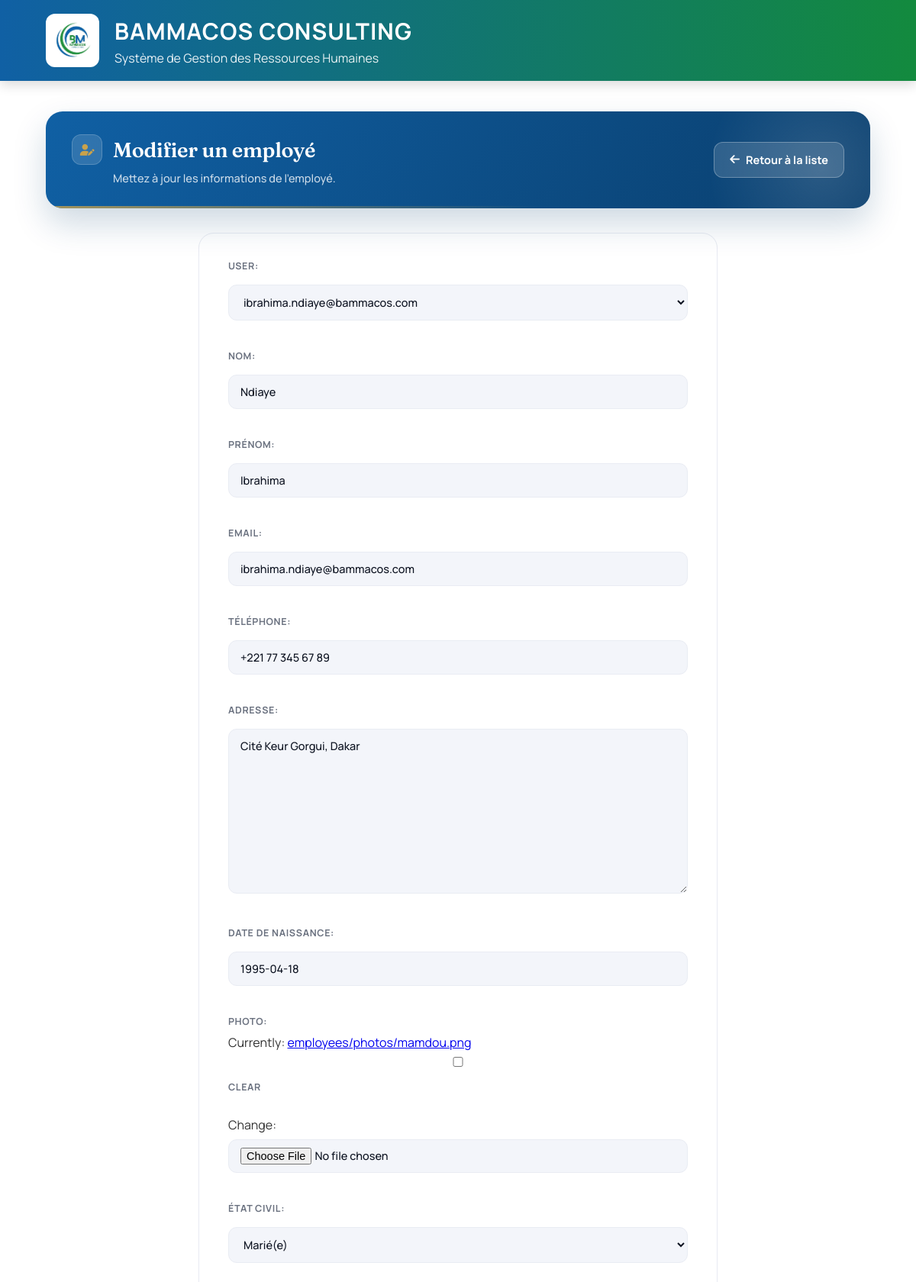
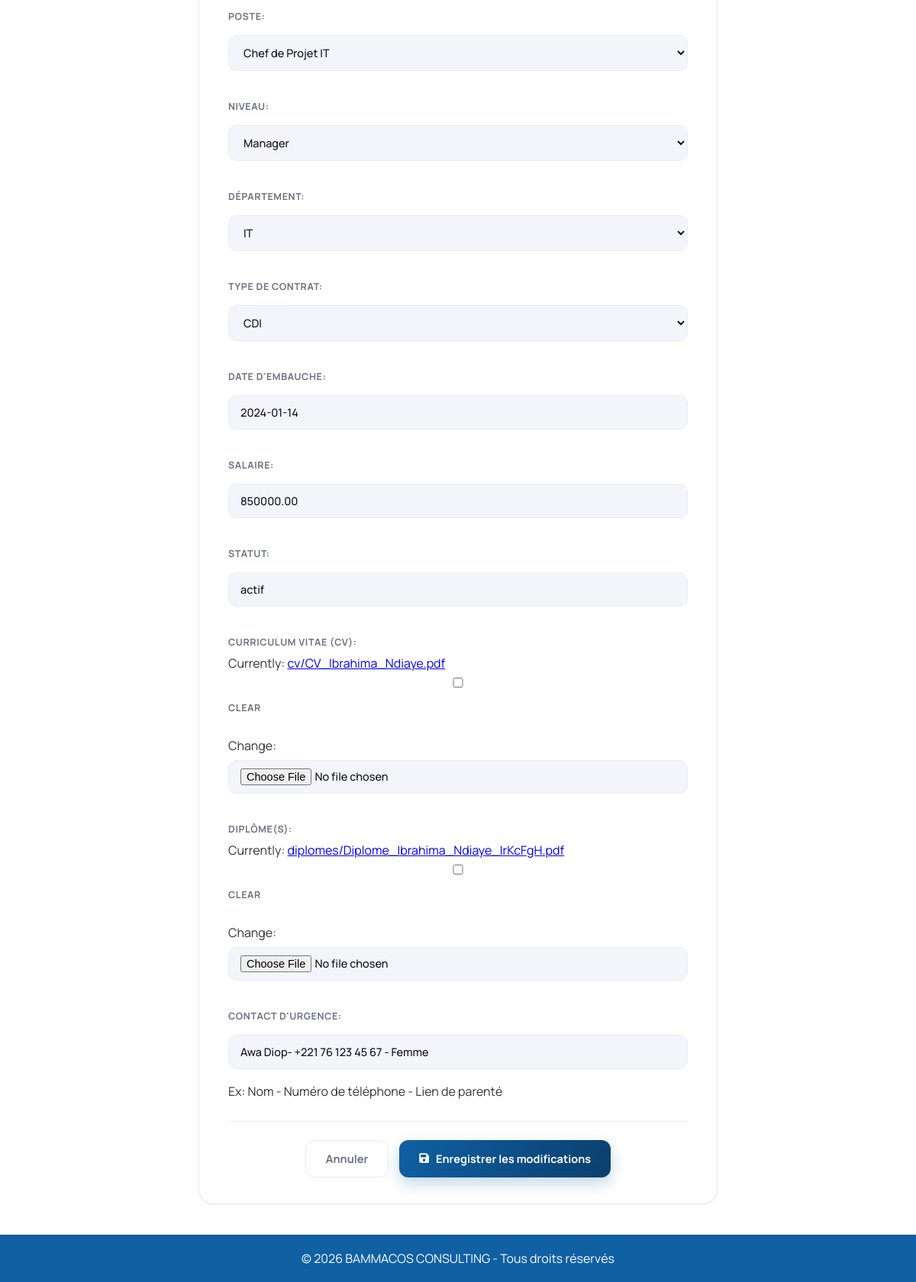
/employees/update/4/, run on the app's committed database (2 pictures, top to bottom).
### employees/models.py (models this page shows, shortened)
class Employee(models.Model):
    user = models.OneToOneField(User, on_delete=models.CASCADE)
    matricule = models.CharField("Matricule", max_length=20, unique=True, blank=True)
    nom = models.CharField("Nom", max_length=100)
    prenom = models.CharField("Prénom", max_length=100)
    email = models.EmailField("Email professionnel", unique=True)
    telephone = models.CharField("Téléphone", max_length=20)
    adresse = models.TextField("Adresse")
    date_naissance = models.DateField("Date de naissance")
    photo = models.ImageField("Photo de profil", upload_to='employees/photos/', null=True, blank=True)
    ETAT_CIVIL_CHOICES = (
    ('celibataire', 'Célibataire'),
    ('marie', 'Marié(e)'),
    ('divorce', 'Divorcé(e)'),
    ('veuf', 'Veuf/Veuve'),
)
    etat_civil = models.CharField(
    "État civil",
    max_length=20,
    choices=ETAT_CIVIL_CHOICES,
    default='celibataire'
)
    POSTE_CHOICES = (
    ("developpeur_fullstack", "Développeur Full Stack"),
    ("developpeur_backend", "Développeur Backend"),
    ("developpeur_frontend", "Développeur Frontend"),
    ("administrateur_systeme", "Administrateur Systèmes"),
    ("technicien_informatique", "Technicien Informatique"),
    ("chef_projet_it", "Chef de Projet IT"),
    ("responsable_it", "Responsable IT"),
    ("responsable_rh", "Responsable RH"),
    ("assistant_rh", "Assistant RH"),
    ("charge_recrutement", "Chargé de Recrutement"),
    ("gestionnaire_paie", "Gestionnaire de Paie"),
    ("comptable", "Comptable"),
    ("chef_comptable", "Chef Comptable"),
    ("controleur_gestion", "Contrôleur de Gestion"),
    ("directeur_financier", "Directeur Financier"),
    ("charge_marketing", "Chargé Marketing"),
    ("community_manager", "Community Manager"),
    ("responsable_marketing", "Responsable Marketing"),
    ("chef_produit", "Chef de Produit"),
    ("commercial", "Commercial"),
    ("charge_clientele", "Chargé de Clientèle"),
    ("chef_commercial", "Chef Commercial"),
    ("responsable_ventes", "Responsable des Ventes"),
    ("responsable_logistique", "Responsable Logistique"),
    ("gestionnaire_stock", "Gestionnaire de Stock"),
    ("magasinier", "Magasinier"),
    ("chauffeur", "Chauffeur"),
    ("assistant_administratif", "Assistant Administratif"),
    ("secretaire", "Secrétaire"),
    ("agent_entretien", "Agent d'Entretien"),
    ("agent_securite", "Agent de Sécurité"),
)
    poste = models.CharField("Niveau hiérarchique", max_length=100, choices=POSTE_CHOICES)
    NIVEAU_CHOICES = (
    ("stagiaire", "Stagiaire"),
    ("junior", "Junior"),
    ("senior", "Senior"),
    ("manager", "Manager"),
    ("directeur", "Directeur"),
)
    niveau = models.CharField(
    max_length=20,
    choices=NIVEAU_CHOICES,
    default="junior"
)
    department = models.ForeignKey(
    Department,
    on_delete=models.CASCADE,
    verbose_name="Département"
)
    TYPE_CONTRAT_CHOICES = (
    ('CDI', 'CDI'),
    ('CDD', 'CDD'),
    ('Stage', 'Stage'),
    ('Freelance', 'Freelance'),
)
    type_contrat = models.CharField(
    "Type de contrat",
    max_length=20,
    choices=TYPE_CONTRAT_CHOICES
)
    date_embauche = models.DateField("Date d'embauche")
    salaire = models.DecimalField("Salaire de base", max_digits=10, decimal_places=2)
    statut = models.CharField("Statut", max_length=20, default="actif")
    cv = models.FileField("CV", upload_to='cv/', null=True, blank=True)
    diplome = models.FileField("Diplôme", upload_to='diplomes/', null=True, blank=True)
    contact_urgence = models.CharField(
    "Contact d'urgence",
    max_length=100,
     help_text="Ex: Nom - Numéro de téléphone - Lien de parenté"
)
    created_at = models.DateTimeField(auto_now_add=True)

### accounts/models.py (models this page shows)
class User(AbstractUser):
    ROLE_CHOICES = (
        ('RH', 'RH'),
        ('EMPLOYE', 'Employé'),
    )
    email = models.EmailField(unique=True)
    role = models.CharField(max_length=20, choices=ROLE_CHOICES, default='EMPLOYE')
    USERNAME_FIELD = "email"
    REQUIRED_FIELDS = ["username"]

### employees/views.py (the view)
# urls.py: path("update/<int:pk>/", employee_update, name="employee_update"),
def employee_update(request, pk):
    employee = get_object_or_404(Employee, pk=pk)
    form = EmployeeForm(request.POST or None, request.FILES or None, instance=employee)
    if form.is_valid():
        form.save()
        return redirect('employee_list')
    return render(request, "employees/employee_form.html", {
        "form": form
    })

### departments/models.py (called while the page is built)
    def __str__(self):
        return self.name

### employees/templates/employees/employee_form.html (shortened to what this page needs)
{% extends "base.html" %}
{% block content %}
<div class="employee-header">
    <div>
        <h1>
            <i class="fa-solid fa-user-pen"></i>
            Modifier un employé
        </h1>
        <p>
            Mettez à jour les informations de l'employé.
        </p>
    </div>
    <a href="{% url 'employee_list' %}" class="back-btn">
        <i class="fa-solid fa-arrow-left"></i>
        Retour à la liste
    </a>
</div>
<div class="form-card">
    <form method="POST"
          enctype="multipart/form-data">
        {{ form.as_p }}
        <div class="form-actions">
            <a href="{% url 'employee_list' %}" class="cancel-btn">
                Annuler
            </a>
            <button type="submit" class="save-btn">
                <i class="fa-solid fa-floppy-disk"></i>
                Enregistrer les modifications
            </button>
        </div>
    </form>
</div>
{% endblock %}

### static/css/style.css (style rules this page uses)
* { margin:0; padding:0; box-sizing:border-box; font-family:Segoe UI, Arial, sans-serif; }
body { background:white; color:#333; }
.form-actions { display:flex; justify-content:center; gap:15px; margin-top:30px; flex-wrap:wrap; }
input, select, textarea { width:100%; padding:12px; margin-top:8px; margin-bottom:18px; border:1px solid #ccc; border-radius:8px; }

### templates/base.html (style rules this page uses)
html, body { height:100%; margin:0; }
body { display:flex; flex-direction:column; min-height:100vh; }

### employees/templates/employees/employee_form.html (style rules this page uses)
:root { --bg:#f3f5fa; --surface:#ffffff; --ink:#0d1321; --ink-soft:#6b7280; --line:#e9ecf3; --indigo:#1060A4; --indigo-deep:#0a3f6e; --indigo-soft:#edf5fc; --red:#dc2626; --red-soft:#fdecec; --gold:#c9a24b; --shadow-sm:0 1px 2px rgba(13,19,33,.04), 0 1px 1px rgba(13,19,33,.03); --shadow-lg:0 20px 44px rgba(10,63,110,.20); }
* { font-family:'Manrope', sans-serif; }
.employee-header { display:flex; justify-content:space-between; align-items:center; flex-wrap:wrap; gap:20px; margin-bottom:32px; padding:30px 34px; background:linear-gradient(120deg, var(--indigo) 0%, var(--indigo-deep) 100%); border-radius:22px; box-shadow:var(--shadow-lg); position:relative; overflow:hidden; }
.employee-header::before { content:''; position:absolute; top:-60%; right:-8%; width:300px; height:300px; background:radial-gradient(circle, rgba(255,255,255,.13) 0%, transparent 70%); border-radius:50%; }
.employee-header::after { content:''; position:absolute; bottom:0; left:0; width:100%; height:3px; background:linear-gradient(90deg, var(--gold) 0%, transparent 60%); opacity:.8; }
.employee-header > div { position:relative; z-index:1; }
.employee-header h1 { font-family:'Fraunces', serif; font-weight:600; font-size:27px; letter-spacing:-.01em; color:#fff; display:flex; align-items:center; gap:14px; margin:0 0 8px 0; }
.employee-header h1 i { width:40px; height:40px; display:inline-flex; align-items:center; justify-content:center; background:rgba(255,255,255,.14); backdrop-filter:blur(6px); color:var(--gold); border-radius:12px; font-size:15px; border:1px solid rgba(255,255,255,.18); }
.employee-header p { color:rgba(255,255,255,.78); font-size:14.5px; font-weight:500; margin:0; padding-left:54px; }
.back-btn { position:relative; z-index:1; background:rgba(255,255,255,.14); color:#fff; padding:13px 20px; border-radius:12px; text-decoration:none; font-weight:700; font-size:14.5px; display:inline-flex; align-items:center; gap:8px; border:1px solid rgba(255,255,255,.28); transition:.25s ease; }
.form-card { background:var(--surface); border-radius:20px; padding:34px 38px; border:1px solid var(--line); box-shadow:var(--shadow-sm); max-width:680px; margin:0 auto; }
.form-card form > p { margin-bottom:20px; }
.form-card form > p:last-of-type { margin-bottom:0; }
.form-card form label { display:block; margin-bottom:8px; font-weight:700; font-size:12.5px; text-transform:uppercase; letter-spacing:.05em; color:var(--ink-soft); }
.form-card form input, .form-card form select, .form-card form textarea { width:100%; padding:12px 15px; border:1px solid var(--line); border-radius:11px; font-size:14.5px; font-weight:500; font-family:'Manrope', sans-serif; color:var(--ink); background:var(--bg); transition:.2s ease; box-sizing:border-box; }
.form-card form textarea { min-height:90px; resize:vertical; }
.form-card form input[type="file"] { padding:10px 15px; cursor:pointer; }
.form-actions { display:flex; justify-content:center; gap:14px; margin-top:28px; padding-top:24px; border-top:1px solid var(--line); flex-wrap:wrap; }
.cancel-btn, .save-btn { display:inline-flex; align-items:center; gap:9px; padding:14px 26px; border-radius:12px; border:none; text-decoration:none; font-weight:700; font-size:14.5px; cursor:pointer; transition:.25s ease; font-family:'Manrope', sans-serif; }
.cancel-btn { background:var(--surface); color:var(--ink-soft); border:1px solid var(--line); }
.save-btn { background:linear-gradient(120deg, var(--indigo) 0%, var(--indigo-deep) 100%); color:#fff; box-shadow:0 8px 20px rgba(16,96,164,.25); }

### data on the page
Employee: user "ibrahima.ndiaye@bammacos.com", nom "Ndiaye", prenom "Ibrahima", telephone "+221 77 345 67 89", adresse "Cité Keur Gorgui, Dakar", date_naissance "1995-04-18", etat_civil "Marié(e)", poste "Chef de Projet IT", niveau "Manager", department "IT", type_contrat "CDI", date_embauche "2024-01-14", salaire "850000.00", statut "actif", contact_urgence "Awa Diop- +221 76 123 45 67 - Femme"
User: email "ibrahima.ndiaye@bammacos.com"
